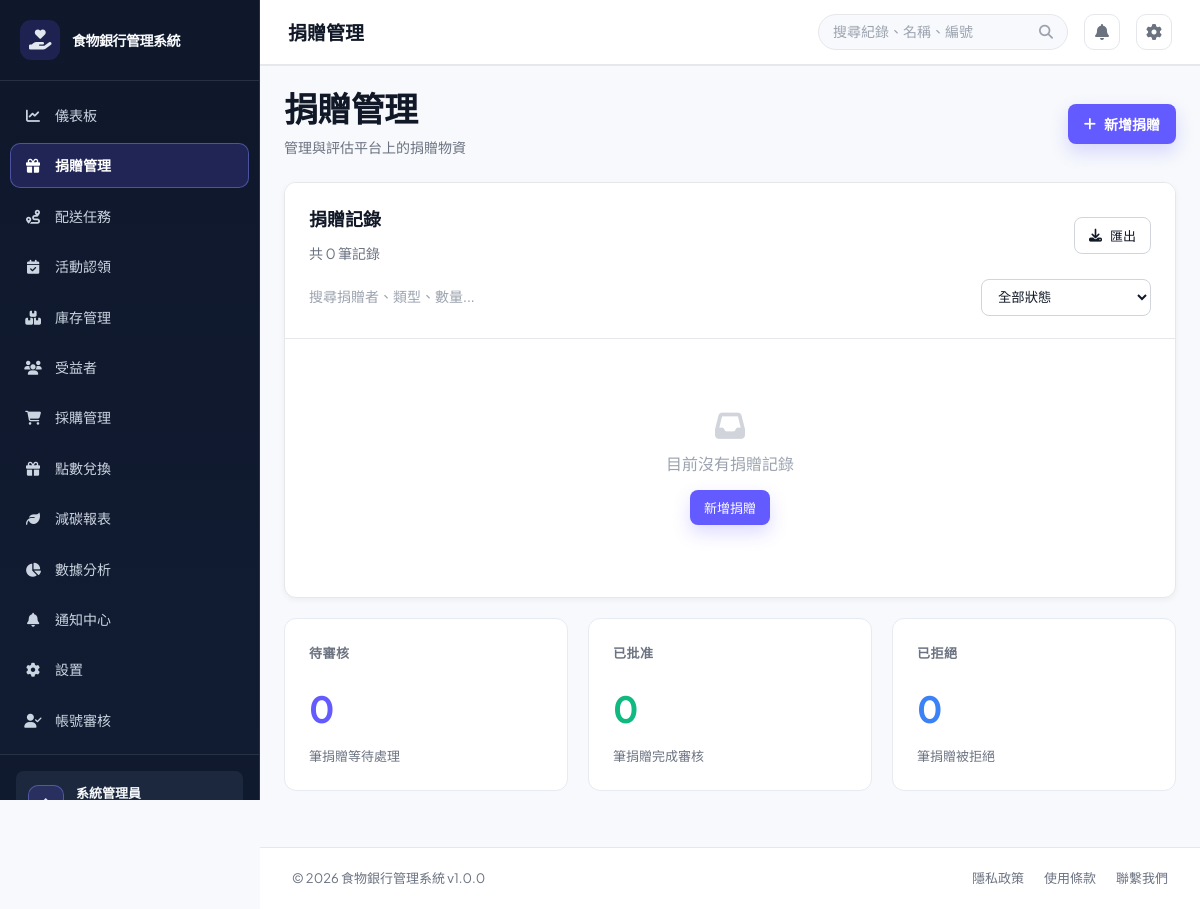
The app's page /?page=donations (signed in), older data.
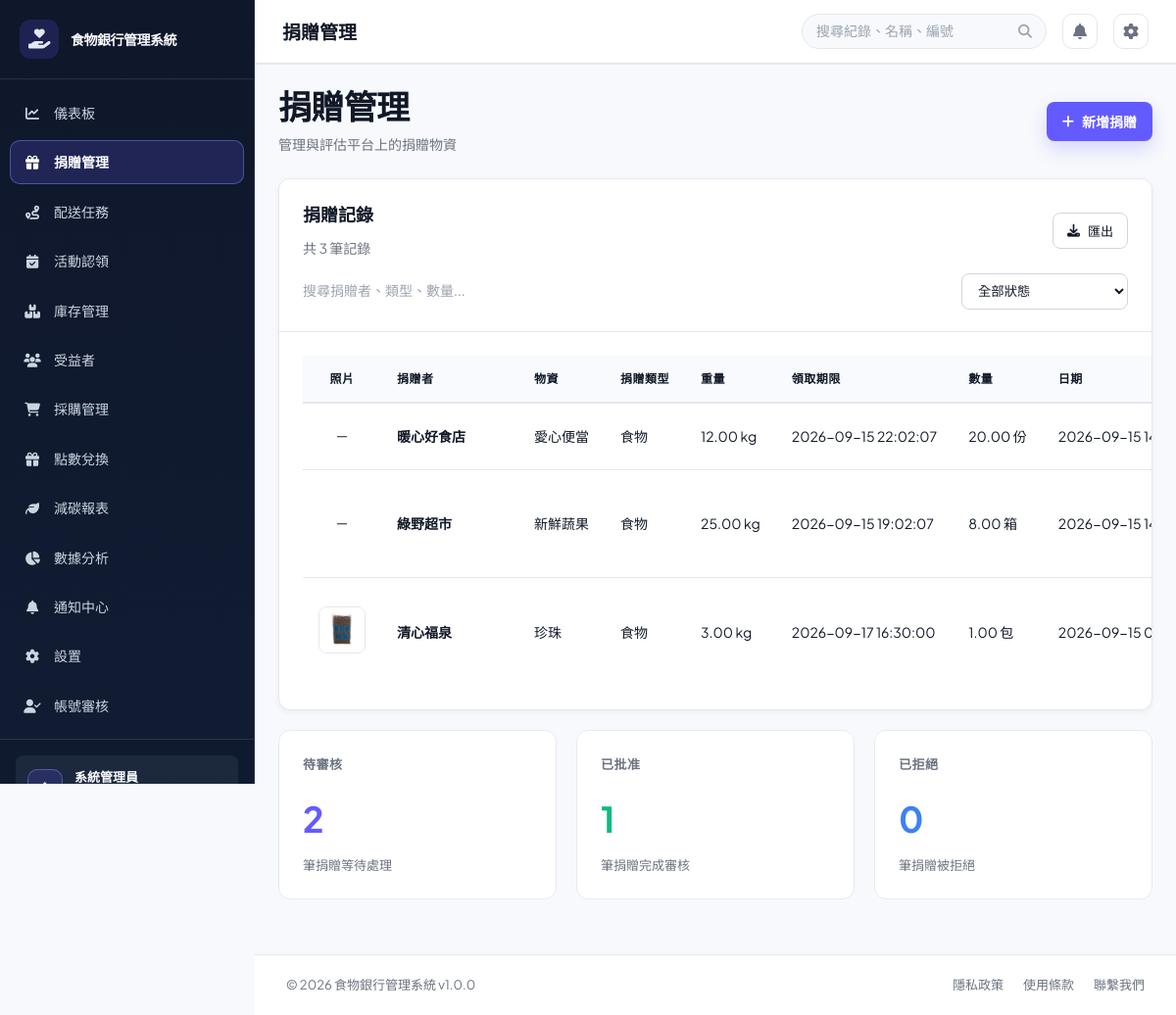
The same page, newer data.
### tables this page shows
CREATE TABLE `users` (
  `user_id` int(11) NOT NULL,
  `username` varchar(50) NOT NULL,
  `password` varchar(255) NOT NULL,
  `email` varchar(100) NOT NULL,
  `full_name` varchar(100) NOT NULL,
  `phone` varchar(20) DEFAULT NULL,
  `role` enum('admin','foodbank_staff','volunteer','donor') NOT NULL DEFAULT 'foodbank_staff',
  `department` varchar(50) DEFAULT NULL,
  `status` enum('active','inactive','suspended') DEFAULT 'active',
  `created_at` timestamp NULL DEFAULT current_timestamp(),
  `updated_at` timestamp NULL DEFAULT current_timestamp() ON UPDATE current_timestamp(),
  `created_by` int(11) DEFAULT NULL,
  `phone_verified` tinyint(1) NOT NULL DEFAULT 0
);

CREATE TABLE `donations` (
  `donation_id` int(11) NOT NULL,
  `donor_id` int(11) DEFAULT NULL,
  `donor_name` varchar(100) NOT NULL,
  `donation_type` enum('food','supplies','money','other') NOT NULL,
  `quantity` decimal(10,2) DEFAULT NULL,
  `unit` varchar(20) DEFAULT NULL,
  `donation_date` datetime NOT NULL,
  `received_by` int(11) DEFAULT NULL,
  `status` enum('received','pending','assessed','approved','rejected','archived') DEFAULT 'pending',
  `notes` text DEFAULT NULL,
  `created_at` timestamp NULL DEFAULT current_timestamp(),
  `updated_at` timestamp NULL DEFAULT current_timestamp() ON UPDATE current_timestamp(),
  `item_name` varchar(100) DEFAULT NULL,
  `weight_kg` decimal(10,2) DEFAULT NULL,
  `size_description` varchar(100) DEFAULT NULL,
  `expiry_date` date DEFAULT NULL,
  `pickup_deadline` datetime DEFAULT NULL,
  `delivery_option` enum('donor_delivery','volunteer_delivery','food_bank_pickup') DEFAULT 'volunteer_delivery',
  `vehicle_type` enum('car','motorcycle','none') DEFAULT 'none',
  `photo_path` varchar(255) DEFAULT NULL,
  `evaluation_notes` text DEFAULT NULL,
  `seal_code` varchar(30) DEFAULT NULL
);

### config/database.php (called while the page is built, shortened)
<?php
class Database
{
    private $connection = null;
    public function getConnection()
    {
        return $this->connection;
    }
    private function connect()
    {
        $this->connection = @new mysqli(DB_HOST, DB_USER, DB_PASS, DB_NAME, DB_PORT);
    }
}
$db = new Database();

### src/models/DonationModel.php (called while the page is built, shortened)
<?php
require_once 'BaseModel.php';
class DonationModel extends BaseModel {
    protected $table = 'donations';
    public function getAllDonations($status = null, $donorId = null) {
        $sql = "SELECT * FROM {$this->table}";
        $conditions = [];
        $sql .= " ORDER BY donation_date DESC";
        return $this->query($sql);
    }
}
?>

### src/models/BaseModel.php (called while the page is built, shortened)
<?php
require_once __DIR__ . '/../../config/database.php';
abstract class BaseModel {
    protected $db;
    public function __construct() {
        global $db;
        $this->db = $db->getConnection();
    }
    public function query($sql) {
        $result = $this->db->query($sql);
        $rows = [];
        if ($result) {
            while ($row = $result->fetch_assoc()) {
                $rows[] = $row;
            }
        }
        return $rows;
    }
}
?>

### src/views/donations.php (the view, shortened to what this page needs)
<?php
require_once BASE_PATH . '/src/models/DonationModel.php';
$donationModel = new DonationModel();
$currentRole = $currentUser['role'] ?? 'foodbank_staff';
$isDonor = $currentRole === 'donor';
$donations = $isDonor
    ? $donationModel->getAllDonations(null, (int) $currentUser['user_id'])
    : $donationModel->getAllDonations();
$pending = array_filter($donations, function ($d) {
    return strtolower((string) $d['status']) === 'pending';
});
$approved = array_filter($donations, function ($d) {
    return strtolower((string) $d['status']) === 'approved';
});
$rejected = array_filter($donations, function ($d) {
    return strtolower((string) $d['status']) === 'rejected';
});
?>
<div class="view-header">
    <div>
        <h1 class="view-title"><?php echo $isDonor ? '我的剩食上架' : '捐贈管理'; ?></h1>
        <p class="view-subtitle"><?php echo $isDonor ? '上架剩食並查看自己的評估狀態' : '管理與評估平台上的捐贈物資'; ?></p>
    </div>
    <button class="btn btn-primary" onclick="openAddDonationModal()">
        <i class="fas fa-plus"></i> 新增捐贈
    </button>
</div>
<div class="card">
    <div class="card-header">
        <div class="toolbar-row">
            <div>
                <h2>捐贈記錄</h2>
                <p class="toolbar-meta">共 <?php echo count($donations); ?> 筆記錄</p>
            </div>
            <div class="toolbar-actions">
                <button class="btn btn-secondary btn-sm" onclick="exportToCSV('donations.csv')">
                    <i class="fas fa-download"></i> 匯出
                </button>
            </div>
        </div>
        <div class="toolbar-row compact">
            <input type="text" placeholder="搜尋捐贈者、類型、數量..." class="search-input toolbar-input">
            <select class="filter-select toolbar-select">
                <option value="">全部狀態</option>
            </select>
        </div>
    </div>
    <div class="card-body donations-table-body">
        <?php if (!empty($donations)): ?>
            <table class="data-table donations-table">
                <thead>
                    <tr>
                        <th>照片</th>
                        <th>捐贈者</th>
                        <th>物資</th>
                        <th>捐贈類型</th>
                        <th>重量</th>
                        <th>領取期限</th>
                        <th>數量</th>
                        <th>日期</th>
                    </tr>
                </thead>
                <tbody>
                    <?php foreach ($donations as $donation): ?>
                        <?php
                        $donationTypeLabels = [
                            'food' => '食物',
                            'supplies' => '用品',
                            'other' => '其他',
                        ];
                        ?>
                        <tr>
                            <td><?php if (!empty($donation['photo_path'])): ?><a href="<?php echo htmlspecialchars(APP_URL . '/' . $donation['photo_path']); ?>" target="_blank" rel="noopener"><img src="<?php echo htmlspecialchars(APP_URL . '/' . $donation['photo_path']); ?>" alt="包裝前合照" class="donation-thumb"></a><?php else: ?>－<?php endif; ?></td>
                            <td><strong><?php echo htmlspecialchars($donation['donor_name']); ?></strong></td>
                            <td><?php echo htmlspecialchars($donation['item_name'] ?? '-'); ?></td>
                            <td><?php echo htmlspecialchars($donationTypeLabels[$donation['donation_type']] ?? $donation['donation_type']); ?></td>
                            <td><?php echo $donation['weight_kg'] !== null ? htmlspecialchars($donation['weight_kg']) . ' kg' : '-'; ?></td>
                            <td><?php echo !empty($donation['pickup_deadline']) ? htmlspecialchars($donation['pickup_deadline']) : '-'; ?></td>
                            <td><?php echo htmlspecialchars($donation['quantity']); ?> <?php echo htmlspecialchars($donation['unit']); ?></td>
                            <td><?php echo date('Y-m-d H:i', strtotime($donation['donation_date'])); ?></td>
                        </tr>
                    <?php endforeach; ?>
                </tbody>
            </table>
        <?php else: ?>
            <div class="empty-state">
                <i class="fas fa-inbox"></i>
                <p>目前沒有捐贈記錄</p>
                <button class="btn btn-primary btn-sm" onclick="openAddDonationModal()">新增捐贈</button>
            </div>
        <?php endif; ?>
    </div>
</div>
<div class="stats-grid mt-20">
    <div class="stat-card">
        <h3>待審核</h3>
        <div class="stat-number"><?php echo count($pending); ?></div>
        <p class="stat-label">筆捐贈等待處理</p>
    </div>
    <div class="stat-card">
        <h3>已批准</h3>
        <div class="stat-number"><?php echo count($approved); ?></div>
        <p class="stat-label">筆捐贈完成審核</p>
    </div>
    <div class="stat-card">
        <h3>已拒絕</h3>
        <div class="stat-number"><?php echo count($rejected); ?></div>
        <p class="stat-label">筆捐贈被拒絕</p>
    </div>
</div>

### public/index.php (shortened to what this page needs)
<?php
require_once BASE_PATH . '/config/database.php';
$connection = $db->getConnection();
$demoPasswordHashes = [
    'manager' => '866485796cfa8d7c0cf7111640205b83076433547577511d81f8030ae99ecea5',
    'staff' => '10176e7b7b24d317acfcf8d2064cfd2f24e154f7b5a96603077d5ef813d6a6b6',
];
foreach ($demoPasswordHashes as $demoUsername => $demoPasswordHash) {
    $demoUsernameEscaped = $connection->real_escape_string($demoUsername);
    $connection->query(
        "UPDATE users SET password = '{$demoPasswordHash}' WHERE username = '{$demoUsernameEscaped}' AND CHAR_LENGTH(password) <> 60 AND CHAR_LENGTH(password) <> 64"
    );
}
$connection->query(
    "UPDATE users SET full_name = CASE username
        WHEN 'official' THEN '食物銀行官方人員'
        WHEN 'manager' THEN '食物銀行官方人員'
        WHEN 'staff' THEN '食物銀行官方人員'
        WHEN 'volunteer' THEN '平台志工／外送員'
        WHEN 'donor' THEN '捐贈剩食店家'
        ELSE full_name
    END
    WHERE username IN ('official', 'manager', 'staff', 'volunteer', 'donor')
      AND (full_name LIKE '%?%' OR full_name = '')"
);
if (!empty($_SESSION['user']['username'])) {
    $sessionUsername = $connection->real_escape_string($_SESSION['user']['username']);
    $sessionUserResult = $connection->query("SELECT user_id, username, full_name, role, status, email, phone, phone_verified FROM users WHERE username = '{$sessionUsername}' LIMIT 1");
}
$currentUser = $_SESSION['user'];
$role = $currentUser['role'];
$page = isset($_GET['page']) ? trim($_GET['page']) : 'dashboard';
$page = basename($page);
$menu_items = [
    'dashboard' => ['label' => '儀表板', 'icon' => 'fa-solid fa-chart-line'],
    'donations' => ['label' => '捐贈管理', 'icon' => 'fa-solid fa-gift'],
    'deliveries' => ['label' => '配送任務', 'icon' => 'fa-solid fa-route'],
    'activities' => ['label' => '活動認領', 'icon' => 'fa-solid fa-calendar-check'],
    'inventory' => ['label' => '庫存管理', 'icon' => 'fa-solid fa-boxes-stacked'],
    'beneficiaries' => ['label' => '受益者', 'icon' => 'fa-solid fa-users'],
    'purchases' => ['label' => '採購管理', 'icon' => 'fa-solid fa-cart-shopping'],
    'rewards' => ['label' => '點數兌換', 'icon' => 'fa-solid fa-gift'],
    'carbon_report' => ['label' => '減碳報表', 'icon' => 'fa-solid fa-leaf'],
    'reports' => ['label' => '數據分析', 'icon' => 'fa-solid fa-chart-pie'],
    'notifications' => ['label' => '通知中心', 'icon' => 'fa-solid fa-bell'],
    'settings' => ['label' => '設置', 'icon' => 'fa-solid fa-gear'],
    'users' => ['label' => '帳號審核', 'icon' => 'fa-solid fa-user-check'],
];
?>
<!DOCTYPE html>
<html lang="zh-TW">
<head>
    <link href="https://cdnjs.cloudflare.com/ajax/libs/font-awesome/6.4.0/css/all.min.css" rel="stylesheet">
    <link rel="stylesheet" href="assets/css/style.css?v=<?php echo filemtime(__DIR__ . '/assets/css/style.css'); ?>">
</head>
<body>
    <div class="app-wrapper">
        <aside class="sidebar">
            <div class="sidebar-header">
                <div class="logo">
                    <span class="logo-icon"><i class="fa-solid fa-hand-holding-heart"></i></span>
                    <span class="logo-text"><?php echo APP_NAME; ?></span>
                </div>
            </div>
            <nav class="sidebar-nav">
                <?php foreach ($menu_items as $key => $item):
                    $is_active = ($page === $key) ? 'active' : '';
                    $icon = $item['icon'];
                    $label = ($key === 'reports' && $role === 'volunteer') ? '榮譽榜' : $item['label'];
                    ?>
                    <a href="?page=<?php echo $key; ?>" class="nav-item <?php echo $is_active; ?>" title="<?php echo $label; ?>">
                        <span class="nav-icon"><i class="<?php echo $icon; ?>"></i></span>
                        <span class="nav-label"><?php echo $label; ?></span>
                    </a>
                <?php endforeach; ?>
            </nav>
            <div class="sidebar-footer">
                <div class="user-profile">
                    <div class="avatar"><?php echo htmlspecialchars(strtoupper(substr($currentUser['full_name'], 0, 2))); ?></div>
                    <div class="user-info">
                        <div class="user-name"><?php echo htmlspecialchars($currentUser['full_name']); ?></div>
                    </div>
                </div>
            </div>
        </aside>
        <div class="main-container">
            <header class="topbar">
                <div class="topbar-left">
                    <div class="breadcrumb">
                        <span class="page-title" id="pageTitle">
                            <?php echo $menu_items[$page]['label'] ?? '頁面'; ?>
                        </span>
                    </div>
                </div>
                <div class="topbar-right">
                    <div class="search-box">
                        <input type="text" placeholder="搜尋紀錄、名稱、編號" class="search-input">
                        <i class="fas fa-search"></i>
                    </div>
                    <a href="?page=notifications" class="icon-btn" title="通知" aria-label="查看通知中心">
                        <i class="fas fa-bell"></i>
                    </a>
                    <a href="?page=settings" class="icon-btn" title="設置" aria-label="前往設置">
                        <i class="fas fa-cog"></i>
                    </a>
                </div>
            </header>
            <main class="page-content">
                <div class="content-shell">
                    <?php
                    $view_file = BASE_PATH . '/src/views/' . $page . '.php';
                    if (file_exists($view_file)) {
                        include $view_file;
                    }
                    ?>
                </div>
            </main>
        </div>
    </div>
    <footer class="app-footer">
        <div class="footer-content">
            <p>&copy; 2026 <?php echo APP_NAME; ?> v<?php echo APP_VERSION; ?></p>
            <div class="footer-links">
                <a href="#">隱私政策</a>
                <a href="#">使用條款</a>
                <a href="#">聯繫我們</a>
            </div>
        </div>
    </footer>
</body>
</html>

Row changes from the older to the newer data that the page shows:
added donations: donor_name "暖心好食店", item_name "愛心便當", donation_type "食物", weight_kg "12.00", pickup_deadline "2026-09-15 22:02:07", quantity "20.00", unit "份", donation_date "2026-09-15…"
added donations: donor_name "綠野超市", item_name "新鮮蔬果", donation_type "食物", weight_kg "25.00", pickup_deadline "2026-09-15 19:02:07", quantity "8.00", unit "箱", donation_date "2026-09-15…"
added donations: photo_path (picture), donor_name "清心福泉", item_name "珍珠", donation_type "食物", weight_kg "3.00", pickup_deadline "2026-09-17 16:30:00", quantity "1.00", unit "包", donation_date "2026-09-15…"
Text that changed along with them:
count($donations): "0" → "3"
count($pending): "0" → "2"
count($approved): "0" → "1"
text no longer shown: "目前沒有捐贈記錄 新增捐贈"
text now shown: "照片 捐贈者 物資 捐贈類型 重量 領取期限 數量 日期"
